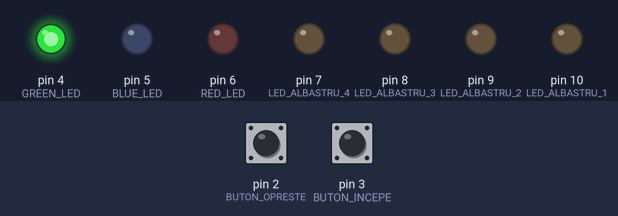
This program was run on a simulated Arduino Uno, built with avr-gcc and run on an emulated ATmega328P. On the bench: output pins drawn as LEDs (lit = HIGH). Dashed ring = blinking. Inputs (shaded band) come from the test bench; at power-on: pin 3 (BUTON_INCEPE) HIGH, pin 2 (BUTON_OPRESTE) HIGH.

Above: at 1.2 s.
1.3 s: pin 3 (BUTON_INCEPE) pulled LOW for 0.15 s
At 2.2 s:
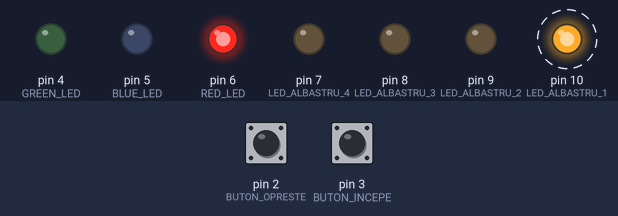
4.3 s: pin 2 (BUTON_OPRESTE) pulled LOW for 0.15 s
At 4.7 s:
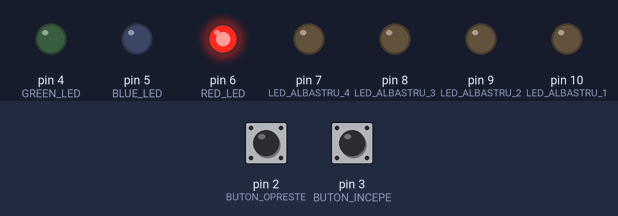
6.8 s: pin 3 (BUTON_INCEPE) pulled LOW for 1 s
At 10.7 s:
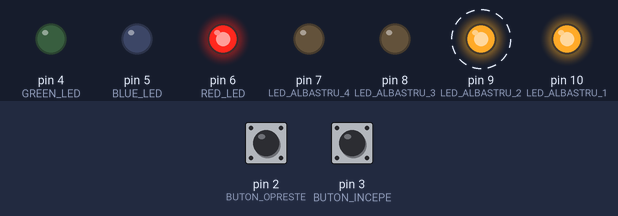
10.8 s: pin 3 (BUTON_INCEPE) pulled LOW for 3.2 s
At 11.7 s:
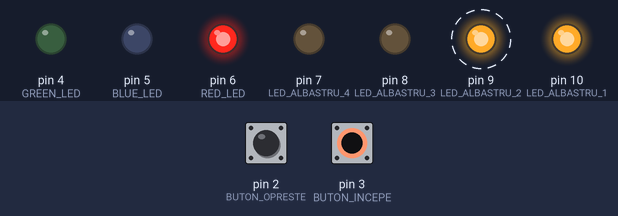
15.5 s: pin 2 (BUTON_OPRESTE) pulled LOW for 1 s
At 16.8 s:
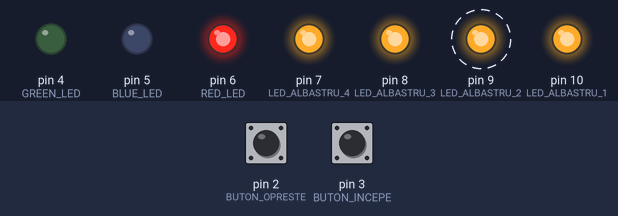
18.4 s: pin 2 (BUTON_OPRESTE) driven LOW and pin 3 (BUTON_INCEPE) driven LOW
At 19.3 s:
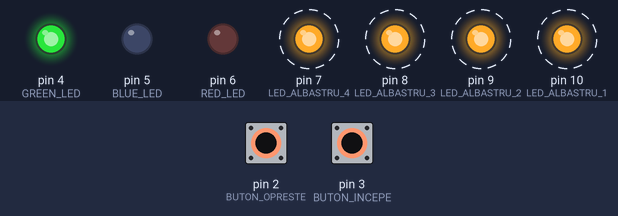
Timing chart, 0 to 22.4 s (numbered marks = the images above; inputs shaded):
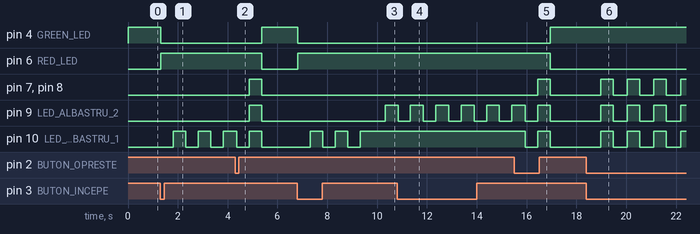

The program:

main.cpp
```cpp
#include <Arduino.h>

#define LED_ALBASTRU_1 10
#define LED_ALBASTRU_2 9
#define LED_ALBASTRU_3 8
#define LED_ALBASTRU_4 7
#define RED_LED 6
#define GREEN_LED 4
#define BLUE_LED 5
#define INTERVAL_INCARCARE 3000
#define BUTON_INCEPE 3
#define BUTON_OPRESTE 2
#define DEBOUNCE_DELAY 20
#define DEBOUNCE_DELAY_STOP 50

// Variabile globale
int nivelIncarcare = 0;  // Nivelul curent al încărcării bateriei
unsigned long timpUltimaActualizare = 0;  // Timpul ultimei actualizări
int esteIncarcareInProgres = 0;  // Starea de încărcare (0 = oprit, 1 = în curs de încărcare)

// Prototipuri funcții
void citireButonIncepe();
void citireButonOpreste();
void actualizeazaLEDuri();
void secventaIncarcare();

// Funcția de inițializare (setup)
void setup() {
  // Configurare pini ca OUTPUT sau INPUT
  pinMode(LED_ALBASTRU_1, OUTPUT);
  pinMode(LED_ALBASTRU_2, OUTPUT);
  pinMode(LED_ALBASTRU_3, OUTPUT);
  pinMode(LED_ALBASTRU_4, OUTPUT);
  pinMode(RED_LED, OUTPUT);
  pinMode(GREEN_LED, OUTPUT);
  pinMode(BLUE_LED, OUTPUT);
  pinMode(BUTON_INCEPE, INPUT_PULLUP);
  pinMode(BUTON_OPRESTE, INPUT_PULLUP);
}

// Funcția principală (loop) care se execută continuu
void loop() {
  citireButonIncepe();  // Verifică dacă se apasă butonul de start
  citireButonOpreste(); // Verifică dacă se apasă butonul de stop
  actualizeazaLEDuri();  // Actualizează starea LED-urilor în funcție de stare
  secventaIncarcare();   // Controlează secvența de încărcare dacă e activă
}

/**
 * Funcția citireButonIncepe verifică dacă butonul de start este apăsat
 * și începe încărcarea.
 */
void citireButonIncepe() {
  int stareButonStart = digitalRead(BUTON_INCEPE);
  if (stareButonStart == LOW) {// Verificăm dacă butonul este apăsat
    delay(DEBOUNCE_DELAY);  // Anti-debouncing
    esteIncarcareInProgres = 1;  // Se începe încărcarea
    timpUltimaActualizare = millis();  // Resetează timpul pentru controlul bateriei
  }
}

/**
 * Funcția citireButonOpreste verifică dacă butonul de stop este apăsat
 * și oprește procesul de încărcare doar dacă încărcarea este în curs.
 */
void citireButonOpreste() {
  // Butonul de stop este verificat doar dacă încărcarea este în progres
  if (esteIncarcareInProgres == 1) {
    int stareButonStop = digitalRead(BUTON_OPRESTE);
    if (stareButonStop == LOW) {  // Verificăm dacă butonul este apăsat
      delay(DEBOUNCE_DELAY_STOP);  // Anti-debouncing
      esteIncarcareInProgres = 0;  // Se oprește încărcarea
      nivelIncarcare = 0;  // Resetează nivelul de încărcare
      digitalWrite(LED_ALBASTRU_1, LOW);
      digitalWrite(LED_ALBASTRU_2, LOW);
      digitalWrite(LED_ALBASTRU_3, LOW);
      digitalWrite(LED_ALBASTRU_4, LOW);
      delay(500);
      digitalWrite(LED_ALBASTRU_1, HIGH);
      digitalWrite(LED_ALBASTRU_2, HIGH);
      digitalWrite(LED_ALBASTRU_3, HIGH);
      digitalWrite(LED_ALBASTRU_4, HIGH);
      delay(500);
    }
  }
}

/**
 * Funcția actualizeazaLEDuri controlează LED-urile în funcție de starea
 * de încărcare (esteIncarcareInProgres).
 * - Aprinde LED-ul verde când se încarcă.
 * - Aprinde LED-ul roșu când nu se încarcă.
 */
void actualizeazaLEDuri() {
  if (esteIncarcareInProgres) {
    digitalWrite(GREEN_LED, LOW);  // LED verde stins când se încarcă
    digitalWrite(RED_LED, HIGH);   // LED roșu aprins când se încarcă
    digitalWrite(BLUE_LED, LOW);   // LED albastru stins
  } else {
    digitalWrite(GREEN_LED, HIGH);  // LED verde aprins când nu se încarcă
    digitalWrite(RED_LED, LOW);    // LED roșu stins când nu se încarcă
    digitalWrite(BLUE_LED, LOW);  // LED albastru stins
    digitalWrite(LED_ALBASTRU_1, LOW);
    digitalWrite(LED_ALBASTRU_2, LOW);
    digitalWrite(LED_ALBASTRU_3, LOW);
    digitalWrite(LED_ALBASTRU_4, LOW);
  }
}

/**
 * Funcția secventaIncarcare controlează procesul de încărcare,
 * incrementând nivelul bateriei la fiecare interval de timp definit
 * și actualizând LED-urile de progres ale bateriei.
 */
void secventaIncarcare() {
  if (esteIncarcareInProgres) {
    unsigned long timpCurent = millis();  // Obține timpul curent

    // Controlează intervalul de încărcare
    if (timpCurent - timpUltimaActualizare >= INTERVAL_INCARCARE) {
      timpUltimaActualizare = timpCurent;
      nivelIncarcare++;  // Crește nivelul de încărcare
      if (nivelIncarcare > 4) {
        nivelIncarcare = 0;
        esteIncarcareInProgres = 0;  // Oprește încărcarea când bateria este completă
      }
    }

    // Control LED-uri pentru progresul bateriei
    switch (nivelIncarcare) {
      case 0:
        digitalWrite(LED_ALBASTRU_1, LOW);
        delay(500);
        digitalWrite(LED_ALBASTRU_1, HIGH);
        delay(500);
        digitalWrite(LED_ALBASTRU_2, LOW);
        digitalWrite(LED_ALBASTRU_3, LOW);
        digitalWrite(LED_ALBASTRU_4, LOW);
        break;
      case 1:
        digitalWrite(LED_ALBASTRU_1, HIGH);
        digitalWrite(LED_ALBASTRU_2, LOW);
        delay(500);
        digitalWrite(LED_ALBASTRU_2, HIGH);
        delay(500);
        break;
      case 2:
        digitalWrite(LED_ALBASTRU_2, HIGH);
        digitalWrite(LED_ALBASTRU_3, LOW);
        delay(500);
        digitalWrite(LED_ALBASTRU_3, HIGH);
        delay(500);
        break;
      case 3:
        digitalWrite(LED_ALBASTRU_3, HIGH);
        digitalWrite(LED_ALBASTRU_4, LOW);
        delay(500);
        digitalWrite(LED_ALBASTRU_4, HIGH);
        delay(500);
        break;
      case 4:
        digitalWrite(LED_ALBASTRU_4, HIGH);
        digitalWrite(LED_ALBASTRU_1, LOW);
        digitalWrite(LED_ALBASTRU_2, LOW);
        digitalWrite(LED_ALBASTRU_3, LOW);
        digitalWrite(LED_ALBASTRU_4, LOW);
        delay(500);
        digitalWrite(LED_ALBASTRU_1, HIGH);
        digitalWrite(LED_ALBASTRU_2, HIGH);
        digitalWrite(LED_ALBASTRU_3, HIGH);
        digitalWrite(LED_ALBASTRU_4, HIGH);
        delay(500);
        break;
    }
  }
}
```

Measured:
- after the input at 1.3 s, pin 4 (GREEN_LED): HIGH → LOW at once; pin 6 (RED_LED): LOW → HIGH at once; pin 10 (LED_ALBASTRU_1): alternates HIGH for 0.50 s and LOW for 0.50 s, starting after 0.52 s
- after the input at 4.3 s, pin 4 (GREEN_LED): LOW → HIGH after 1.1 s; pin 6 (RED_LED): HIGH → LOW after 1.1 s; pin 7 (LED_ALBASTRU_4), pin 8 (LED_ALBASTRU_3): LOW → HIGH after 0.57 s, → LOW 0.50 s later; pin 10 (LED_ALBASTRU_1): HIGH → LOW after 0.07 s, → HIGH 0.50 s later, → LOW 0.50 s later
- after the input at 6.8 s, pin 4 (GREEN_LED): HIGH → LOW at once; pin 6 (RED_LED): LOW → HIGH at once; pin 9 (LED_ALBASTRU_2): LOW → HIGH after 3.5 s; pin 10 (LED_ALBASTRU_1): alternates HIGH for 0.50 s and LOW for 0.50 s, 5 changes in all, then stays HIGH, starting after 0.52 s
- after the input at 10.8 s, pin 8 (LED_ALBASTRU_3): stays LOW (without the input it goes to HIGH after 3.5 s)
- after the input at 15.5 s, pin 4 (GREEN_LED): LOW → HIGH after 1.5 s; pin 6 (RED_LED): HIGH → LOW after 1.5 s; pin 7 (LED_ALBASTRU_4): LOW → HIGH after 0.95 s, → LOW 0.50 s later; pin 10 (LED_ALBASTRU_1): HIGH → LOW after 0.45 s, → HIGH 0.50 s later, → LOW 0.50 s later
- after the input at 18.4 s, pin 7 (LED_ALBASTRU_4), pin 8 (LED_ALBASTRU_3), pin 9 (LED_ALBASTRU_2), pin 10 (LED_ALBASTRU_1): alternates HIGH for 0.50 s and LOW for 0.57 s, starting after 0.57 s
